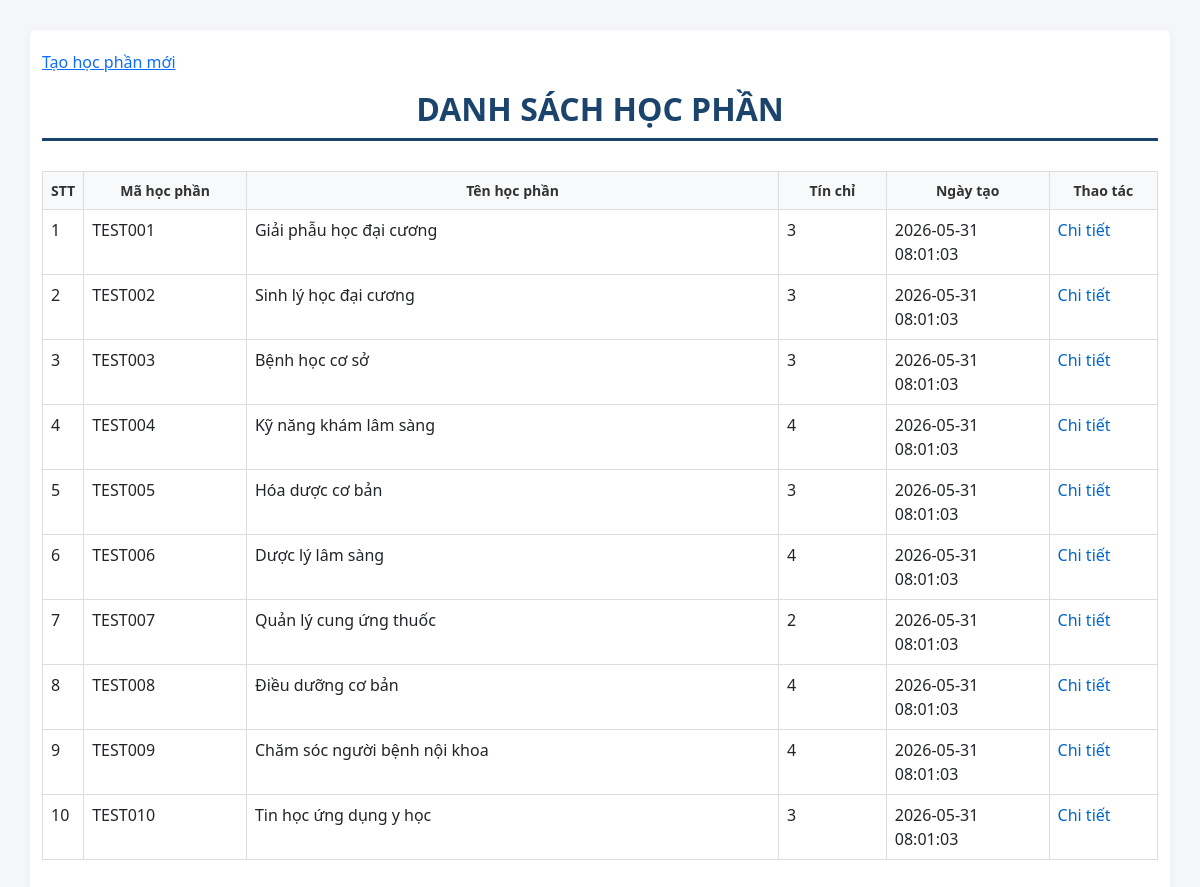
Page /list.php on the committed database.
### tables this page shows
CREATE TABLE `modules` (
  `id` INT AUTO_INCREMENT PRIMARY KEY,
  `course_id` INT NULL,
  `code` VARCHAR(50) NOT NULL UNIQUE,
  `name` VARCHAR(255) NOT NULL,
  `type` ENUM('Không', 'Bắt buộc', 'Điều kiện', 'Tự chọn') NOT NULL DEFAULT 'Không',
  `credits` INT NOT NULL DEFAULT 0,
  `credits_theory` INT NOT NULL DEFAULT 0,
  `credits_practice` INT NOT NULL DEFAULT 0,
  `total_hours` INT NOT NULL DEFAULT 0,
  `theory_hours` INT NOT NULL DEFAULT 0,
  `practical_hours` INT NOT NULL DEFAULT 0,
  `self_study_hours` INT NOT NULL DEFAULT 0,
  `target_programs` TEXT NULL,
  `expected_semester` VARCHAR(50) NULL,
  `expected_year` VARCHAR(50) NULL,
  `prerequisite_modules` TEXT NULL,
  `parallel_modules` TEXT NULL,
  `previous_modules` TEXT NULL,
  `department_in_charge` VARCHAR(255) NULL,
  `coordinating_board` VARCHAR(255) NULL,
  `faculty_in_charge` VARCHAR(255) NULL,
  `description` TEXT NULL,
  `objectives` TEXT NULL,
  `grading_scale` TEXT NULL,
  `created_at` TIMESTAMP DEFAULT CURRENT_TIMESTAMP,
  `updated_at` TIMESTAMP DEFAULT CURRENT_TIMESTAMP ON UPDATE CURRENT_TIMESTAMP,
  `faculty_id` INT NULL,
  FOREIGN KEY (`faculty_id`) REFERENCES `faculties_list`(`id`) ON DELETE SET NULL,
  FOREIGN KEY (`course_id`) REFERENCES `courses`(`id`) ON DELETE SET NULL
);

### db.php (called while the page is built, shortened)
<?php
function h($s) {
    return htmlspecialchars($s ?? '', ENT_QUOTES, 'UTF-8');
}
?>

### list.php (the view, shortened to what this page needs)
<?php
require 'db.php';
?>
<!doctype html>
<html>
<head>
    <link rel="stylesheet" href="assets/style.css">
    <link href="https://cdn.jsdelivr.net/npm/bootstrap@5.3.0/dist/css/bootstrap.min.css" rel="stylesheet">
</head>
<body>
    <div class="container">
        <p><a href="index.php">Tạo học phần mới</a></p>
         <h2 class="text-center main-title">Danh sách học phần</h2>
        <?php
        $stmt = $pdo->query(
            'SELECT id, code, credits, created_at, name FROM modules ORDER BY created_at DESC'
        );
        $rows = $stmt->fetchAll(PDO::FETCH_ASSOC);
        if (!$rows) {
            echo '<p>Chưa có học phần nào.</p>';
        } else {
            echo '<table class="table">';
            echo '<tr>';
            echo '<th>STT</th>';
            echo '<th style="width: 15%;">Mã học phần</th>';
            echo '<th style="width: 50%;">Tên học phần</th>';
            echo '<th style="width: 10%;">Tín chỉ</th>';
            echo '<th style="width: 15%;">Ngày tạo</th>';
            echo '<th style="width: 10%;">Thao tác</th>';
            echo '</tr>';
            $stt = 0;
            foreach ($rows as $r) {
                $stt++;
                echo '<tr>';
                echo '<td>' . $stt . '</td>';
                echo '<td>' . h($r['code']) . '</td>';
                echo '<td>' . h($r['name']) . '</td>';
                echo '<td>' . h($r['credits']) . '</td>';
                echo '<td>' . h($r['created_at']) . '</td>';
                echo '<td><a href="view.php?id=' . h($r['id']) . '&edit=1" class="btn-link">Chi tiết</a></td>';
                echo '</tr>';
            }
            echo '</table>';
        }
        ?>
    </div>
</body>
</html>

### assets/style.css (style rules this page uses)
body { font-family: Arial, Helvetica, sans-serif; margin: 20px; background: #f8f9fb }
.container { max-width: 1100px; margin: 0 auto; background: #fff; padding: 20px; border-radius: 6px; box-shadow: 0 2px 8px rgba(0, 0, 0, 0.05) }
.table { width: 100%; border-collapse: collapse; margin-top: 8px }
.table th, .table td { border: 1px solid #ddd; padding: 6px }

### list.php (style rules this page uses)
.btn-link { text-decoration: none; color: #0066cc; cursor: pointer; }
body { background-color: #f4f6f9; padding-top: 30px; padding-bottom: 50px; font-family: 'Segoe UI', Tahoma, Geneva, Verdana, sans-serif; }
.main-title { font-weight: 700; color: #1a446c; text-transform: uppercase; margin-bottom: 30px; border-bottom: 3px solid #1a446c; padding-bottom: 10px; }
.table th { background-color: #f8f9fa; color: #333; font-weight: 600; text-align: center; vertical-align: middle; font-size: 14px; }

### rows in the picture
modules: code "TEST001", name "Giải phẫu học đại cương", credits "3", created_at "2026-05-31 08:01:03"
modules: code "TEST002", name "Sinh lý học đại cương", credits "3", created_at "2026-05-31 08:01:03"
modules: code "TEST003", name "Bệnh học cơ sở", credits "3", created_at "2026-05-31 08:01:03"
modules: code "TEST004", name "Kỹ năng khám lâm sàng", credits "4", created_at "2026-05-31 08:01:03"
modules: code "TEST005", name "Hóa dược cơ bản", credits "3", created_at "2026-05-31 08:01:03"
modules: code "TEST006", name "Dược lý lâm sàng", credits "4", created_at "2026-05-31 08:01:03"
modules: code "TEST007", name "Quản lý cung ứng thuốc", credits "2", created_at "2026-05-31 08:01:03"
modules: code "TEST008", name "Điều dưỡng cơ bản", credits "4", created_at "2026-05-31 08:01:03"
modules: code "TEST009", name "Chăm sóc người bệnh nội khoa", credits "4", created_at "2026-05-31 08:01:03"
modules: code "TEST010", name "Tin học ứng dụng y học", credits "3", created_at "2026-05-31 08:01:03"
